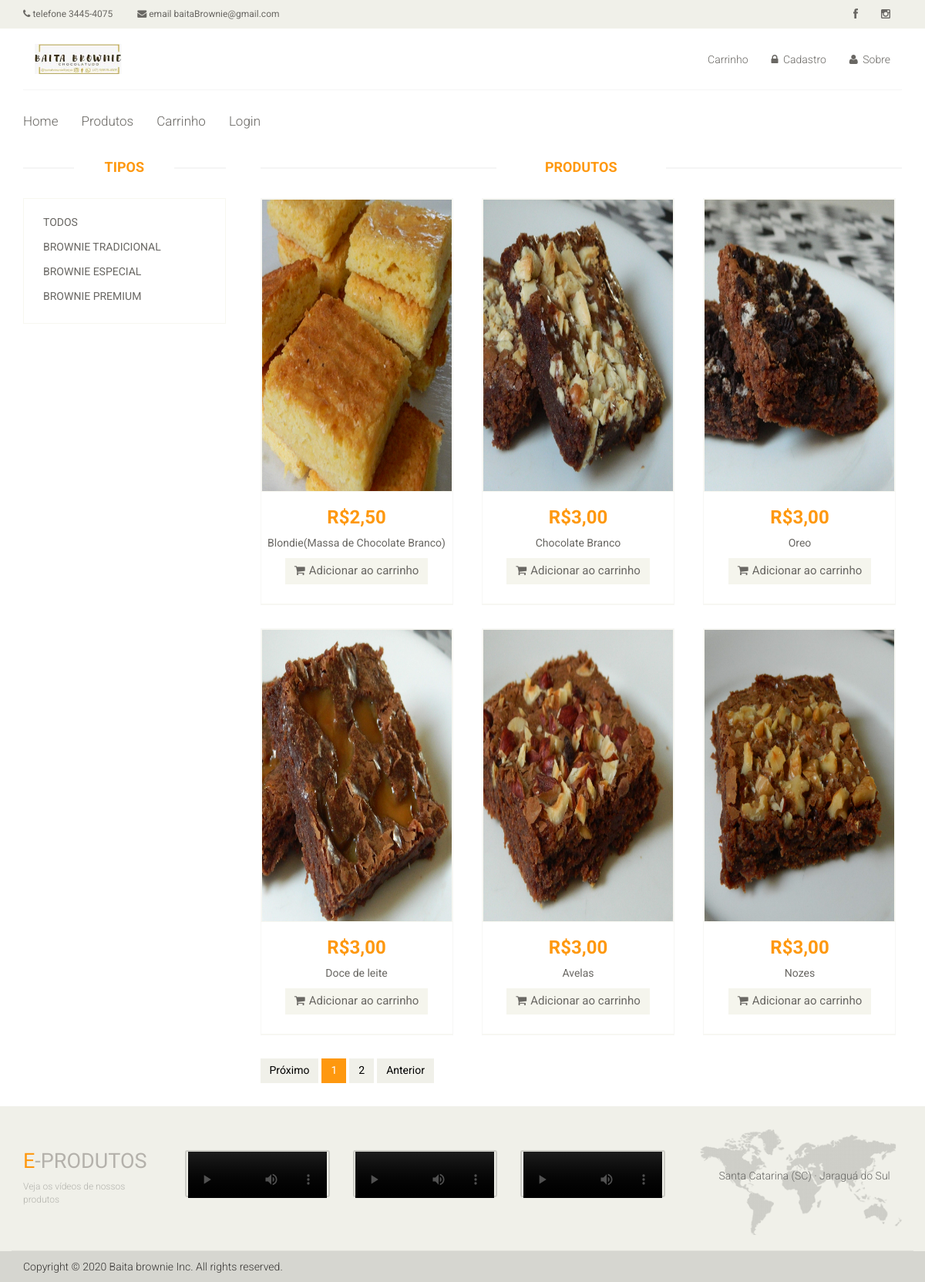
The page /shop.php on the database its author committed.
### tables this page shows
CREATE TABLE `produtos` (
  `id` int(11) NOT NULL,
  `nome` varchar(255) NOT NULL,
  `preco` decimal(10,2) NOT NULL,
  `image` varchar(255) DEFAULT '',
  `descricao` varchar(500) DEFAULT '',
  `id_categoria` int(12) NOT NULL,
  `quantidade` int(20) NOT NULL DEFAULT 10
);

### dashboard/function.php (called while the page is built, shortened)
<?php
function get_image_name($imageid)
{
	include('db.php');
	$statement = $connection->prepare("SELECT image FROM produtos WHERE id = '$imageid'");
	$statement->execute();
	$result = $statement->fetchAll();
	foreach($result as $row)
	{
		return $row["image"];
	}
}
?>

### shop.php (the view, shortened to what this page needs)
<?php
	require_once "dashboard/function.php";
	$pdoConnection = require_once "connection.php";
	$results = 0;
	if(isset($_GET['acao']) && in_array($_GET['acao'], array('filterProd', 'filterCategoria'))) {
		if($_GET['acao'] == 'filterProd' && isset($_POST['filtro']) ) {
			$limit = 6;
			$s = $pdoConnection->prepare('SELECT * FROM produtos WHERE nome like "%'.$_POST['filtro'].'%" ');
			$s->execute();
			$allResp = $s->fetchAll(PDO::FETCH_ASSOC);
			$total_results = $s->rowCount();
			$total_pages = ceil($total_results/$limit);
			if (!isset($_GET['page'])) {
				$page = 1;
			} else{
				$page = $_GET['page'];
			}
			$start = ($page-1)*$limit;
			$stmt = $pdoConnection->prepare(' SELECT * FROM produtos WHERE nome like "%'.$_POST['filtro'].'%" ORDER BY id ASC LIMIT '.$start.', '.$limit.' ');
			$stmt->execute();
			$stmt->setFetchMode(PDO::FETCH_ASSOC);
			$results = $stmt->fetchAll();
			$conn = null;
			$no = $page > 1 ? $start + 1 : 1;
		} else if(($_GET['acao'] == 'filterCategoria' && isset($_GET['filtroCat']) )) {
			$limit = 6;
			$s = $pdoConnection->prepare("SELECT * FROM produtos where id_categoria = :categoria");
			$s->bindParam(':categoria',$_GET['filtroCat']);
			$s->execute();
			$allResp = $s->fetchAll(PDO::FETCH_ASSOC);
			$total_results = $s->rowCount();
			$total_pages = ceil($total_results/$limit);
			if (!isset($_GET['page'])) {
				$page = 1;
			} else{
				$page = $_GET['page'];
			}
			$start = ($page-1)*$limit;
			$stmt = $pdoConnection->prepare("SELECT * FROM produtos where id_categoria = :categoria ORDER BY id ASC LIMIT $start, $limit");
			$stmt->bindParam(':categoria',$_GET['filtroCat']);
			$stmt->execute();
			$stmt->setFetchMode(PDO::FETCH_ASSOC);
			$results = $stmt->fetchAll();
			$conn = null;
			$no = $page > 1 ? $start + 1 : 1;
		}
	} else {
		$limit = 6;
		$s = $pdoConnection->prepare("SELECT * FROM produtos");
		$s->execute();
		$allResp = $s->fetchAll(PDO::FETCH_ASSOC);
		$total_results = $s->rowCount();
		$total_pages = ceil($total_results/$limit);
		if (!isset($_GET['page'])) {
			$page = 1;
		} else{
			$page = $_GET['page'];
		}
		$start = ($page-1)*$limit;
		$stmt = $pdoConnection->prepare("SELECT * FROM produtos ORDER BY id ASC LIMIT $start, $limit");
		$stmt->execute();
		$stmt->setFetchMode(PDO::FETCH_ASSOC);
		$results = $stmt->fetchAll();
		$no = $page > 1 ? $start + 1 : 1;
	};
?>
<!DOCTYPE html>
<html lang="en">
<head>
    <link href="css/bootstrap.min.css" rel="stylesheet">
    <link href="css/font-awesome.min.css" rel="stylesheet">
    <link href="css/prettyPhoto.css" rel="stylesheet">
    <link href="css/price-range.css" rel="stylesheet">
    <link href="css/animate.css" rel="stylesheet">
	<link href="css/main.css" rel="stylesheet">
	<link href="css/responsive.css" rel="stylesheet">
</head>
<body>
	<header id="header">
		<div class="header_top">
			<div class="container">
				<div class="row">
					<div class="col-sm-6">
						<div class="contactinfo">
							<ul class="nav nav-pills">
								<li><a href=""><i class="fa fa-phone"></i> telefone 3445-4075</a></li>
								<li><a href=""><i class="fa fa-envelope"></i> email baitaBrownie@gmail.com</a></li>
							</ul>
						</div>
					</div>
					<div class="col-sm-6">
						<div class="social-icons pull-right">
							<ul class="nav navbar-nav">
								<li><a href="https://pt-br.facebook.com/pg/baitabrowniefloripa/posts/"><i class="fa fa-facebook"></i></a></li>
								<li><a href="https://www.instagram.com/baitabrowniefloripa/"><i class="fa fa-instagram"></i></a></li>
							</ul>
						</div>
					</div>
				</div>
			</div>
		</div>
		<div class="header-middle">
			<div class="container">
				<div class="row">
					<div class="col-md-4 clearfix">
						<div class="logo pull-left">
							<a href="index.php"><img src="images/home/logo.png" alt="" /></a>
						</div>
					</div>
					<div class="col-md-8 clearfix">
						<div class="shop-menu clearfix pull-right">
							<ul class="nav navbar-nav">
								<?php if (isset($_SESSION['name']) ): ?>
									<li><a href="carrinho.php">Carrinho</a></li>
								<?php else :?>
									<li><a href="login.php">Carrinho</a></li>
								<?php endif;?>
								<?php if(!isset($_SESSION['name'])): ?>
									<li><a href="login.php"><i class="fa fa-lock"></i> Cadastro</li>
								<?php endif?>
								<li><a href="sobre.php"><i class="fa fa-user"></i> Sobre</a></li>
							</ul>
						</div>
					</div>
				</div>
			</div>
		</div>
		<div class="header-bottom">
			<div class="container">
				<div class="row">
					<div class="col-sm-9">
						<div class="mainmenu pull-left">
							<ul class="nav navbar-nav collapse navbar-collapse">
								<li><a href="index.php">Home</a></li>
								<li><a href="shop.php">Produtos</a></li>
								<?php if (isset($_SESSION['name']) ): ?>
									<li><a href="carrinho.php">Carrinho</a></li>
								<?php else :?>
									<li><a href="login.php">Carrinho</a></li>
								<?php endif;?>
								<?php if(!isset($_SESSION['name'])): ?>
									<li><a href="login.php">Login</a></li>
								<?php endif?>
							</ul>
						</div>
					</div>
				</div>
			</div>
		</div>
	</header>
	<section>
		<div class="container">
			<div class="row">
				<div class="col-sm-3">
					<div class="left-sidebar">
						<div class="brands_products">
							<h2>Tipos</h2>
							<div class="brands-name">
								<ul class="nav nav-pills nav-stacked">
									<li><a href="shop.php"> <span class="pull-right"></span>Todos</a></li>
									<li><a href="shop.php?acao=filterCategoria&filtroCat=1"> <span class="pull-right"></span>Brownie Tradicional</a></li>
									<li><a href="shop.php?acao=filterCategoria&filtroCat=2"> <span class="pull-right"></span>Brownie Especial</a></li>
									<li><a href="shop.php?acao=filterCategoria&filtroCat=3"> <span class="pull-right"></span>Brownie Premium</a></li>
								</ul>
							</div>
						</div>
					</div>
				</div>
				<div class="col-sm-9 padding-right">
					<div class="features_items">
						<h2 class="title text-center">Produtos</h2>
						<?php if($results) : ?>
							<?php foreach($results as $result) {?>
								<div class="col-sm-4">
									<div class="product-image-wrapper" style="width:250px;">
										<div class="single-products">
											<div class="productinfo text-center">
												<?php
													$image = get_image_name($result['id']);
												?>
												<div class="view-product">
													<a href="product-details.php?acao=add&id=<?php echo $result['id']?>"> <img src= "upload/<?php echo $image?>" style="cursor: pointer" /> </a>
												</div>
												<h2>R$<?php echo number_format($result['preco'], 2, ',', '.')?></h2>
												<p><?php echo $result['nome']?></p>
												<?php if(isset($_SESSION['name'])): ?>
													<a class="btn btn-default add-to-cart" href="carrinho.php?acao=add&id=<?php echo $result['id']?>"> <i class="fa fa-shopping-cart"></i>Adicionar ao carrinho</a>
												<?php else: ?>
													<a class="btn btn-default add-to-cart" href="login.php"> <i class="fa fa-shopping-cart"></i>Adicionar ao carrinho</a>
												<?php endif?>
											</div>
										</div>
										<div class="choose">
										</div>
									</div>
								</div>
							<?php $no++; } ?>
						<?php endif?>
					</div>
					<?php if($results) : ?>
						<ul class="pagination">
							<li><a href="?page=1">Próximo</a></li>
							<?php for($p=1; $p<=$total_pages; $p++){?>
								<li class="<?= $page == $p ? 'active' : ''; ?>"><a href="<?= '?page='.$p; ?>"><?= $p; ?></a></li>
							<?php } ?>
							<li><a href="?page=<?= $total_pages; ?>">Anterior</a></li>
						</ul>
					<?php endif?>
				</div>
			</div>
		</div>
	</section>
	<footer id="footer">
		<div class="footer-top">
			<div class="container">
				<div class="row">
					<div class="col-sm-2">
						<div class="companyinfo">
							<h2><span>e</span>-Produtos</h2>
							<p>Veja os vídeos de nossos produtos</p>
						</div>
					</div>
					<div class="col-sm-7">
						<div class="col-sm-4">
							<div class="video-gallery text-center">
								<a>
									<div class="iframe-img">
										<video width="180" height="60" controls>
											<source src="video/video_1.mp4" type="video/mp4">
										</video>
									</div>
								</a>
							</div>
						</div>
						<div class="col-sm-4">
							<div class="video-gallery text-center">
								<a>
									<div class="iframe-img">
										<video width="180" height="60" controls>
											<source src="video/video_2.mov" type="video/mp4">
										</video>
									</div>
								</a>
							</div>
						</div>
						<div class="col-sm-4">
							<div class="video-gallery text-center">
								<a>
									<div class="iframe-img">
										<video width="180" height="60" controls>
											<source src="video/video_3.mov" type="video/mp4">
										</video>
									</div>
								</a>
							</div>
						</div>
					</div>
					<div class="col-sm-3 ">
						<div class="address">
							<img src="images/home/map.png" alt="" />
							<p> Santa Catarina (SC) · Jaraguá do Sul</p>
						</div>
					</div>
				</div>
			</div>
		</div>
		<div class="footer-bottom">
			<div class="container">
				<div class="row">
					<p class="pull-left">Copyright © 2020 Baita brownie Inc. All rights reserved.</p>
				</div>
			</div>
		</div>
	</footer>
</body>
</html>

### rows shown on the page
produtos: id+image (picture), preco "2,50", nome "Blondie(Massa de Chocolate Branco)"
produtos: id+image (picture), preco "3,00", nome "Chocolate Branco"
produtos: id+image (picture), preco "3,00", nome "Oreo"
produtos: id+image (picture), preco "3,00", nome "Doce de leite"
produtos: id+image (picture), preco "3,00", nome "Avelas"
produtos: id+image (picture), preco "3,00", nome "Nozes"
